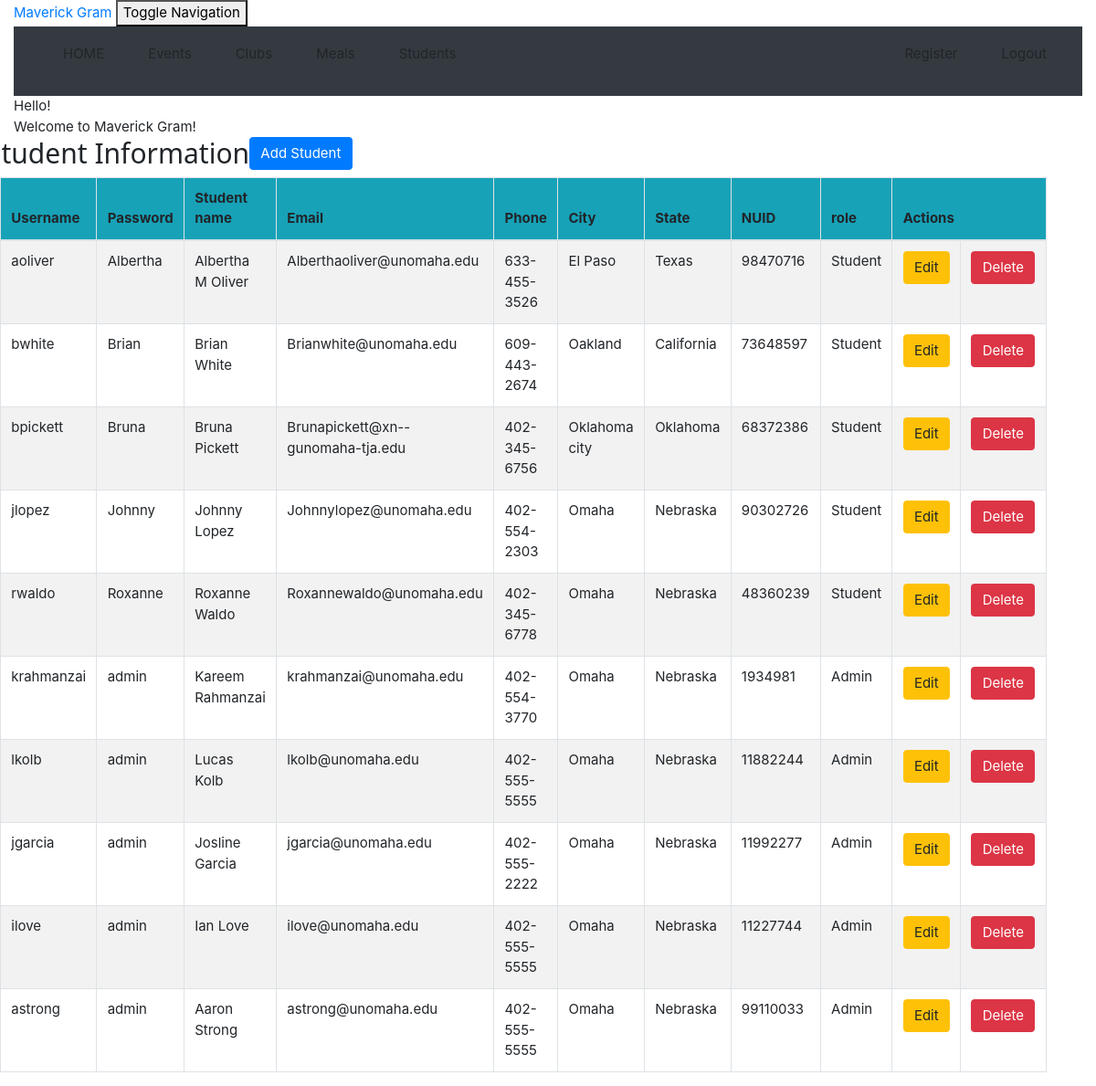
Page /student_list (signed in) on the earlier database version.
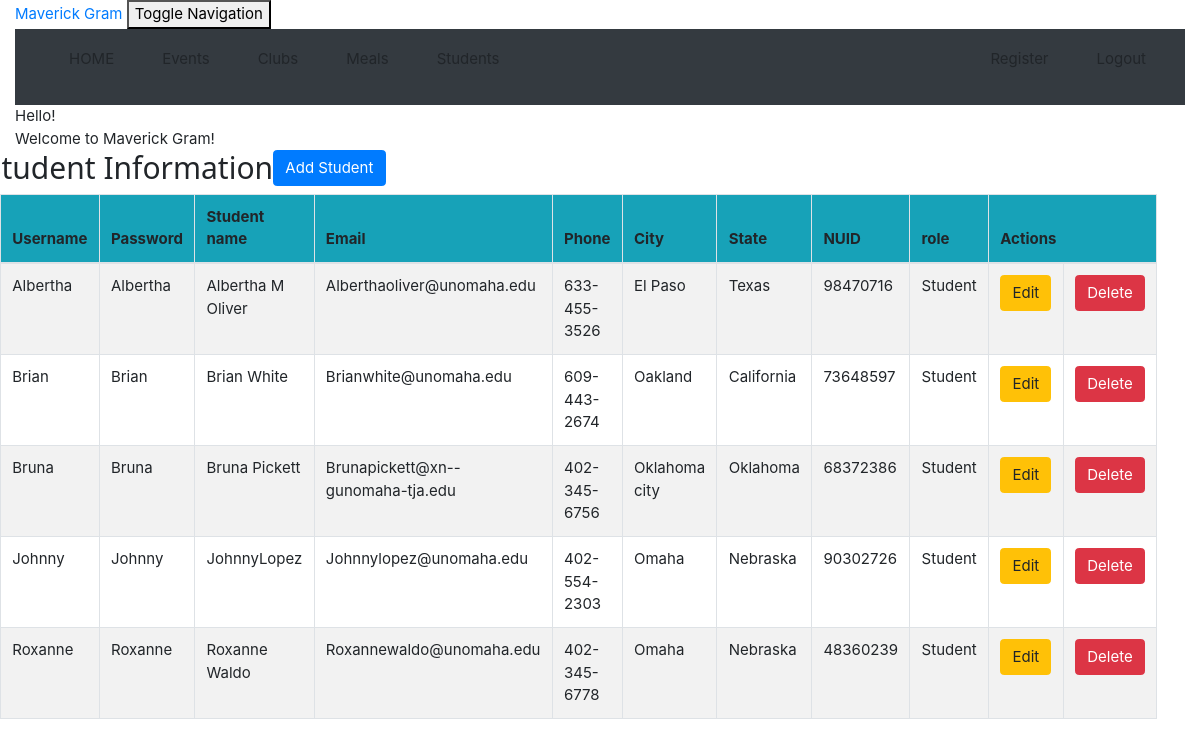
Same page on the later database version.
### crm/models.py (models this page shows, shortened)
class Student(models.Model):
    username = models.CharField(max_length=50)
    password = models.CharField(max_length=50)
    student_name = models.CharField(max_length=50)
    email = models.EmailField(max_length=100)
    phone = models.CharField(max_length=20)
    city = models.CharField(max_length=50)
    state = models.CharField(max_length=50)
    nu_id = models.CharField(max_length=100)
    role = models.CharField(max_length=100)

### crm/views.py (the view)
# urls.py: path('student_list', views.student_list, name='student_list'),
@staff_member_required
def student_list(request):
    student = Student.objects.filter()
    return render(request, 'crm/student_list.html',
                  {'students': student})

### crm/templates/crm/student_list.html (shortened to what this page needs)
<!DOCTYPE html>
<html lang="en">
{% extends 'crm/base.html' %}
{% block content %}
    <html>
    <head>
    </head>
    <body class="bodylist">
    <div class="container">
        <div class="panel panel-primary">
            <div class="panel-heading">Hello!</div>
            <div class="panel-body">
                Welcome to Maverick Gram!
            </div>
        </div>
    </div>
    <div class="row">
        <h2>Student Information</h2>
        <td><a href="http://127.0.0.1:8000/admin/crm/student/add/"><span class="btn btn-primary">Add Student</span></a>
        </td>
    </div>
    <div>
        <table class="table table-striped table-bordered table-hover w-auto">
            <thead>
            <tr class="bg-info">
                <th>Username</th>
                <th>Password</th>
                <th>Student name</th>
                <th>Email</th>
                <th>Phone</th>
                <th>City</th>
                <th>State</th>
                <th>NUID</th>
                <th>role</th>
                <th colspan="4">Actions</th>
            </tr>
            </thead>
            <tbody>
            {% for student in students %}
                <tr>
                    <td>{{ student.username }}</td>
                    <td>{{ student.password }}</td>
                    <td>{{ student.student_name }}</td>
                    <td>{{ student.email }}</td>
                    <td>{{ student.phone }}</td>
                    <td>{{ student.city }}</td>
                    <td>{{ student.state }}</td>
                    <td>{{ student.nu_id }}</td>
                    <td>{{ student.role }}</td>
                    <td><a href="{% url 'crm:student_edit' pk=student.pk %}"
                           class="btn btn-warning">Edit</a></td>
                    <td><a href="{% url 'crm:student_delete' pk=student.pk %}"
                           onclick="return confirm('Are you sure you want to delete?')"
                           class="btn btn-danger">Delete</a>
                    </td>
                </tr>
            {% endfor %}
            </tbody>
        </table>
    </div>
    </body>
    </html>
{% endblock %}

### crm/templates/crm/base.html (shortened to what this page needs)
<!DOCTYPE html>
{% load static %}
<html lang="en">
<link rel="stylesheet" href="{% static 'css/w3.css' %}">
<link rel="stylesheet" href="https://cdn.jsdelivr.net/npm/bootstrap@4.6.1/dist/css/bootstrap.min.css">
<div class="container-fluid">
    <div class="navbar-header">
        <a class="navbar-dark" href=""> Maverick Gram
        </a>
        <button type="button" class="navbar-toggle" data-toggle="collapse"
                data-target="#myNavbar" aria-controls="myNavbar">
            Toggle Navigation
        </button>
    </div>
     <nav class="navbar navbar-expand-md bg-dark navbar-light" id="myNavbar">
        <ul class="navbar-nav mr-auto">
            <li class="nav-item active">
                <a href="{% url 'crm:home' %}" class="w3-bar-item w3-button w3-padding-large w3-hover-black"> <p>HOME</p> </a>
            </li>
            <li class="nav-item">
                <a href="{% url 'crm:event_list' %}" href="#events" class="w3-bar-item w3-button w3-padding-large w3-hover-black">  <p>Events</p> </a>
            </li>
            <li class="nav-item">
                <a  href="{% url 'crm:club_list' %}" href="#clubs" class="w3-bar-item w3-button w3-padding-large w3-hover-black">  <p>Clubs</p> </a>
            </li>
            <li class="nav-item active">
                <a href="{% url 'crm:meal_list' %}" href="#meal" class="w3-bar-item w3-button w3-padding-large w3-hover-black">  </i><p>Meals</p> </a>
            </li>
            <li class="nav-item active">
                <a href="{% url 'crm:student_list' %}" class="w3-bar-item w3-button w3-padding-large w3-hover-black"> <p>Students</p> </a>
            </li>
        </ul>
        <ul class="nav navbar-nav ml-auto">
            <li class="nav-item active">
                <a href="{% url 'crm:register' %}" class="w3-bar-item w3-button w3-padding-large w3-hover-black">  <p>Register</p> </a>
            </li>
            {% if user.is_authenticated %}
                <li class="nav-item active">
                    <a href="{% url 'logout' %}" class="w3-bar-item w3-button w3-padding-large w3-hover-black"> <p>Logout</p> </a>
                </li>
            {% else %}
                <li class="nav-item active">
                    <a href="{% url 'login' %}" class="w3-bar-item w3-button w3-padding-large w3-hover-black"> <i class="fa fa-sign-in w3-xxlarge"> </i><p>Login</p> </a>
                </li>
            {% endif %}
        </ul>
    </nav>
</div>
<body id="app-layout">
<div class="row">
    <div class="col-md-8">
        {% block content %}
        {% endblock %}
    </div>
</div>
</body>
</html>

### crm/static/css/w3.css (style rules this page uses)
html { box-sizing:border-box }
*,*:before,*:after { box-sizing:inherit }
html { -ms-text-size-adjust:100%;-webkit-text-size-adjust:100% }
body { margin:0 }
article,aside,details,figcaption,figure,footer,header,main,menu,nav,section { display:block }
a { background-color:transparent }
button,input,select,textarea,optgroup { font:inherit;margin:0 }
button,input { overflow:visible }
button,select { text-transform:none }
button,[type=button],[type=reset],[type=submit] { -webkit-appearance:button }
html,body { font-family:Verdana,sans-serif;font-size:15px;line-height:1.5 }
html { overflow-x:hidden }
h2 { font-size:30px }
h1,h2,h3,h4,h5,h6 { font-family:"Segoe UI",Arial,sans-serif;font-weight:400;margin:10px 0 }
a { color:inherit }
.w3-btn,.w3-button { border:none;display:inline-block;padding:8px 16px;vertical-align:middle;overflow:hidden;text-decoration:none;color:inherit;background-color:inherit;text-align:center;cursor:pointer;white-space:nowrap }
.w3-btn,.w3-button { -webkit-touch-callout:none;-webkit-user-select:none;-khtml-user-select:none;-moz-user-select:none;-ms-user-select:none;user-select:none }
.w3-padding-large { padding:12px 24px!important }

Differences in the rows shown:
removed Student: username "krahmanzai", password "admin", student_name "Kareem Rahmanzai", email "krahmanzai@unomaha.edu", phone "402-554-3770", city "Omaha", state "Nebraska", nu_id "1934981", role "Admin"
removed Student: username "lkolb", password "admin", student_name "Lucas Kolb", email "lkolb@unomaha.edu", phone "402-555-5555", city "Omaha", state "Nebraska", nu_id "11882244", role "Admin"
removed Student: username "jgarcia", password "admin", student_name "Josline Garcia", email "jgarcia@unomaha.edu", phone "402-555-2222", city "Omaha", state "Nebraska", nu_id "11992277", role "Admin"
removed Student: username "ilove", password "admin", student_name "Ian Love", email "ilove@unomaha.edu", phone "402-555-5555", city "Omaha", state "Nebraska", nu_id "11227744", role "Admin"
removed Student: username "astrong", password "admin", student_name "Aaron Strong", email "astrong@unomaha.edu", phone "402-555-5555", city "Omaha", state "Nebraska", nu_id "99110033", role "Admin"
changed Student "Albertha": username "aoliver" → "Albertha"
changed Student "Brian": username "bwhite" → "Brian"
changed Student "Bruna": username "bpickett" → "Bruna"
changed Student "Johnny": username "jlopez" → "Johnny"; student_name "Johnny Lopez" → "JohnnyLopez"
changed Student "Roxanne": username "rwaldo" → "Roxanne"
